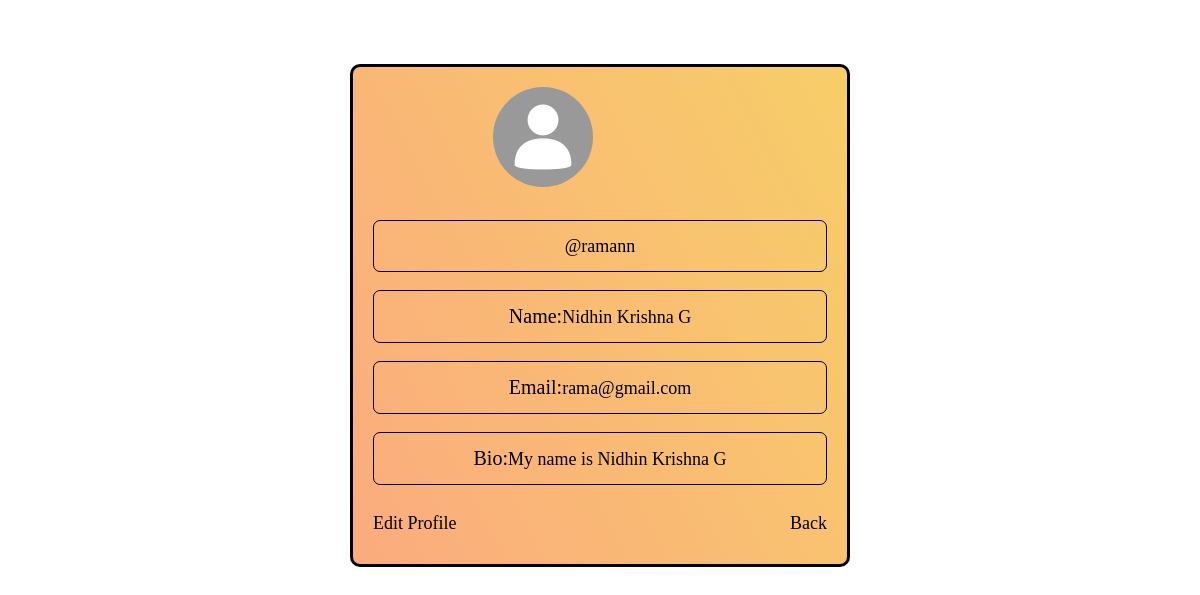
/profile/ (signed in), run on an earlier commit of the app's database.
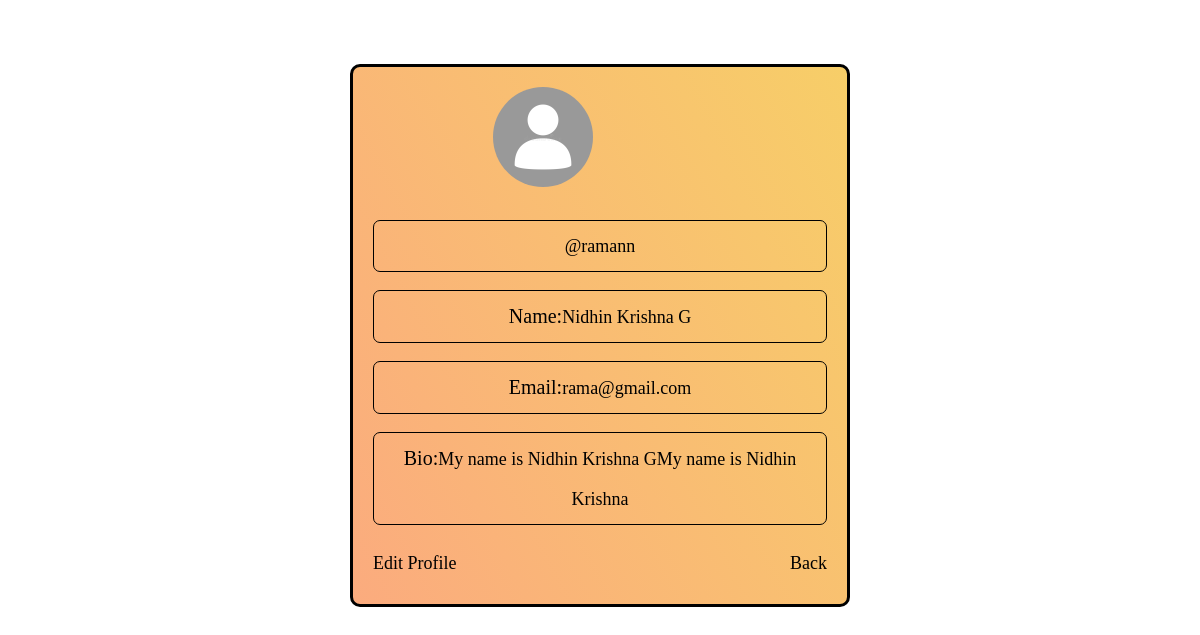
And on a later commit of the database.
### base/models.py (models this page shows)
class CustomUser(AbstractUser):
    name=models.CharField(max_length=100,null=True,blank=True)
    email=models.EmailField(unique=True,null=True)
    bio=models.TextField(null=True,blank=True)
    image=models.ImageField(upload_to='images',null=True,blank=True)
    REQUIRED_FIELDS=[]

### base/views.py (the view)
# urls.py: path('profile/',views.profilepage,name='profile'),
@login_required(login_url="login")
def profilepage(request):
    profile=CustomUser.objects.get(id=request.user.id)
    context={
        'profile':profile
    }
    return render(request,'profile.html',context)

### templates/profile.html
{% extends 'base.html' %}
{% load static %}
{% block link %}
<link rel='stylesheet' href="{% static '/css/profile.css' %}" >
{% endblock link %}
{% block content %}
<div class="container">
{% if profile.image %}
<img src="{{profile.image.url}}" alt="" >
{% else %}
<img src=" {%static '/images/default.jpg'%}" alt="" >
{% endif %}
<p>@{{profile.username}}</p>
<p><span>Name:</span>{{profile.name}}</p>
<p><span>Email:</span>{{profile.email}}</p>
<p><span>Bio:</span>{{profile.bio}}</p>
<a href="{% url 'editprofile' %}">Edit Profile</a>
<a href="{% url 'home' %}" class='back'>Back</a>
</div>
{% endblock content %}

What changed in the data, as far as the page shows it:
changed CustomUser "ramann": bio "My name is Nidhin Krishna G" → "My name is Nidhin Krishna GMy name is Nidhin Krishna"
